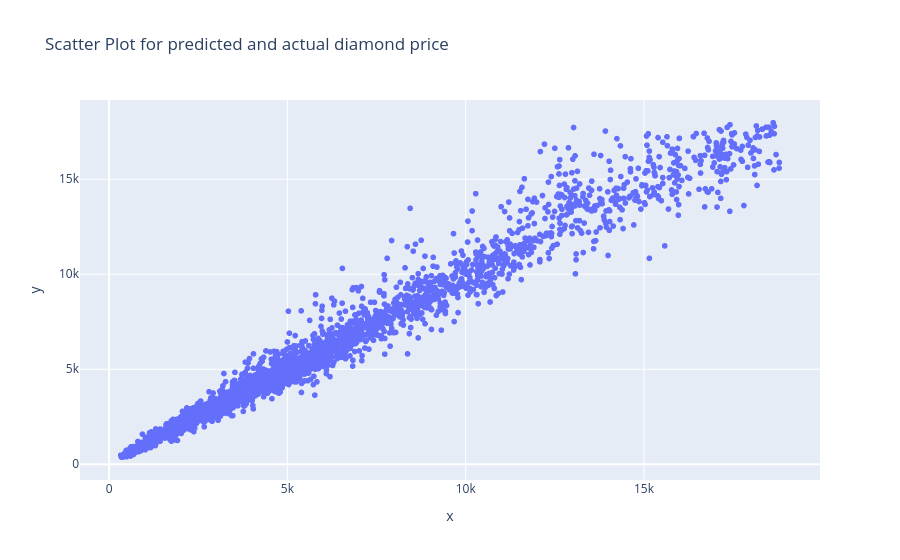

The notebook cell saved with this chart:
### Code cell
px.scatter(x = y_test, y  = p, title = 'Scatter Plot for predicted and actual diamond price').show()

### Figure 1 — Plotly figure (JSON) as saved in the notebook; plotly's stock layout.template omitted (floating-point values rounded to 4 significant figures; data arrays with more than 128 entries replaced by an {"elided": "..."} marker saying what was removed)
{"data": [{"hovertemplate": "x=%{x}<br>y=%{y}<extra></extra>", "legendgroup": "", "marker": {"color": "#636efa", "symbol": "circle"}, "mode": "markers", "name": "", "showlegend": false, "type": "scattergl", "x": {"elided": "5394 int values"}, "xaxis": "x", "y": {"elided": "5394 float values"}, "yaxis": "y"}], "layout": {"legend": {"tracegroupgap": 0}, "title": {"text": "Scatter Plot for predicted and actual diamond price"}, "xaxis": {"anchor": "y", "domain": [0, 1], "title": {"text": "x"}}, "yaxis": {"anchor": "x", "domain": [0, 1], "title": {"text": "y"}}}}
